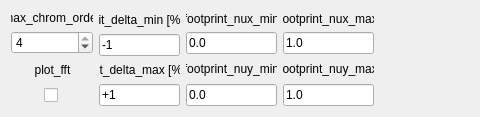
          <widget class="QWidget" name="tab_45">
           <attribute name="title">
            <string>Plot</string>
           </attribute>
           <layout class="QGridLayout" name="gridLayout_4">
            <item row="0" column="0">
             <layout class="QVBoxLayout" name="verticalLayout_163">
              <item>
               <widget class="QLabel" name="label_181">
                <property name="maximumSize">
                 <size>
                  <width>82</width>
                  <height>16777215</height>
                 </size>
                </property>
                <property name="text">
                 <string>max_chrom_order</string>
                </property>
                <property name="alignment">
                 <set>Qt::AlignCenter</set>
                </property>
               </widget>
              </item>
              <item>
               <widget class="QSpinBox" name="spinBox_max_chrom_order_nonlin_chrom_plot">
                <property name="maximumSize">
                 <size>
                  <width>82</width>
                  <height>16777215</height>
                 </size>
                </property>
                <property name="minimum">
                 <number>1</number>
                </property>
                <property name="maximum">
                 <number>4</number>
                </property>
                <property name="value">
                 <number>4</number>
                </property>
               </widget>
              </item>
             </layout>
            </item>
            <item row="0" column="1" rowspan="2">
             <layout class="QVBoxLayout" name="verticalLayout_171">
              <item>
               <layout class="QVBoxLayout" name="verticalLayout_169">
                <item>
                 <widget class="QLabel" name="label_180">
                  <property name="maximumSize">
                   <size>
                    <width>81</width>
                    <height>16777215</height>
                   </size>
                  </property>
                  <property name="text">
                   <string>fit_delta_min [%]</string>
                  </property>
                  <property name="alignment">
                   <set>Qt::AlignCenter</set>
                  </property>
                 </widget>
                </item>
                <item>
                 <widget class="QLineEdit" name="lineEdit_fit_delta_min_nonlin_chrom_plot">
                  <property name="maximumSize">
                   <size>
                    <width>81</width>
                    <height>16777215</height>
                   </size>
                  </property>
                  <property name="text">
                   <string>-1</string>
                  </property>
                 </widget>
                </item>
               </layout>
              </item>
              <item>
               <layout class="QVBoxLayout" name="verticalLayout_170">
                <item>
                 <widget class="QLabel" name="label_184">
                  <property name="maximumSize">
                   <size>
                    <width>81</width>
                    <height>16777215</height>
                   </size>
                  </property>
                  <property name="text">
                   <string>fit_delta_max [%]</string>
                  </property>
                  <property name="alignment">
                   <set>Qt::AlignCenter</set>
                  </property>
                 </widget>
                </item>
                <item>
                 <widget class="QLineEdit" name="lineEdit_fit_delta_max_nonlin_chrom_plot">
                  <property name="maximumSize">
                   <size>
                    <width>81</width>
                    <height>16777215</height>
                   </size>
                  </property>
                  <property name="text">
                   <string>+1</string>
                  </property>
                 </widget>
                </item>
               </layout>
              </item>
             </layout>
            </item>
            <item row="0" column="2">
             <layout class="QHBoxLayout" name="horizontalLayout_99">
              <item>
               <layout class="QVBoxLayout" name="verticalLayout_172">
                <item>
                 <widget class="QLabel" name="label_182">
                  <property name="maximumSize">
                   <size>
                    <width>91</width>
                    <height>16777215</height>
                   </size>
                  </property>
                  <property name="text">
                   <string>footprint_nux_min</string>
                  </property>
                  <property name="alignment">
                   <set>Qt::AlignCenter</set>
                  </property>
                 </widget>
                </item>
                <item>
                 <widget class="QLineEdit" name="lineEdit_footprint_nux_min_nonlin_chrom_plot">
                  <property name="maximumSize">
                   <size>
                    <width>91</width>
                    <height>16777215</height>
                   </size>
                  </property>
                  <property name="text">
                   <string>0.0</string>
                  </property>
                 </widget>
                </item>
               </layout>
              </item>
              <item>
               <layout class="QVBoxLayout" name="verticalLayout_173">
                <item>
                 <widget class="QLabel" name="label_183">
                  <property name="maximumSize">
                   <size>
                    <width>91</width>
                    <height>16777215</height>
                   </size>
                  </property>
                  <property name="text">
                   <string>footprint_nux_max</string>
                  </property>
                  <property name="alignment">
                   <set>Qt::AlignCenter</set>
                  </property>
                 </widget>
                </item>
                <item>
                 <widget class="QLineEdit" name="lineEdit_footprint_nux_max_nonlin_chrom_plot">
                  <property name="maximumSize">
                   <size>
                    <width>91</width>
                    <height>16777215</height>
                   </size>
                  </property>
                  <property name="text">
                   <string>1.0</string>
                  </property>
                 </widget>
                </item>
               </layout>
              </item>
             </layout>
            </item>
            <item row="0" column="3">
             <spacer name="horizontalSpacer_64">
              <property name="orientation">
               <enum>Qt::Horizontal</enum>
              </property>
              <property name="sizeHint" stdset="0">
               <size>
                <width>95</width>
                <height>20</height>
               </size>
              </property>
             </spacer>
            </item>
            <item row="1" column="0">
             <layout class="QVBoxLayout" name="verticalLayout_174">
              <item>
               <layout class="QHBoxLayout" name="horizontalLayout_97">
                <item>
                 <spacer name="horizontalSpacer_67">
                  <property name="orientation">
                   <enum>Qt::Horizontal</enum>
                  </property>
                  <property name="sizeHint" stdset="0">
                   <size>
                    <width>18</width>
                    <height>20</height>
                   </size>
                  </property>
                 </spacer>
                </item>
                <item>
                 <widget class="QLabel" name="label_185">
                  <property name="maximumSize">
                   <size>
                    <width>50</width>
                    <height>16777215</height>
                   </size>
                  </property>
                  <property name="text">
                   <string>plot_fft</string>
                  </property>
                  <property name="alignment">
                   <set>Qt::AlignCenter</set>
                  </property>
                 </widget>
                </item>
                <item>
                 <spacer name="horizontalSpacer_72">
                  <property name="orientation">
                   <enum>Qt::Horizontal</enum>
                  </property>
                  <property name="sizeHint" stdset="0">
                   <size>
                    <width>18</width>
                    <height>20</height>
                   </size>
                  </property>
                 </spacer>
                </item>
               </layout>
              </item>
              <item>
               <layout class="QHBoxLayout" name="horizontalLayout_98">
                <item>
                 <spacer name="horizontalSpacer_70">
                  <property name="orientation">
                   <enum>Qt::Horizontal</enum>
                  </property>
                  <property name="sizeType">
                   <enum>QSizePolicy::Preferred</enum>
                  </property>
                  <property name="sizeHint" stdset="0">
                   <size>
                    <width>13</width>
                    <height>20</height>
                   </size>
                  </property>
                 </spacer>
                </item>
                <item>
                 <widget class="QCheckBox" name="checkBox_plot_fft_nonlin_chrom_plot">
                  <property name="maximumSize">
                   <size>
                    <width>16</width>
                    <height>16777215</height>
                   </size>
                  </property>
                  <property name="text">
                   <string/>
                  </property>
                 </widget>
                </item>
                <item>
                 <spacer name="horizontalSpacer_71">
                  <property name="orientation">
                   <enum>Qt::Horizontal</enum>
                  </property>
                  <property name="sizeType">
                   <enum>QSizePolicy::Preferred</enum>
                  </property>
                  <property name="sizeHint" stdset="0">
                   <size>
                    <width>13</width>
                    <height>20</height>
                   </size>
                  </property>
                 </spacer>
                </item>
               </layout>
              </item>
             </layout>
            </item>
            <item row="1" column="2">
             <layout class="QHBoxLayout" name="horizontalLayout_102">
              <item>
               <layout class="QVBoxLayout" name="verticalLayout_176">
                <item>
                 <widget class="QLabel" name="label_186">
                  <property name="maximumSize">
                   <size>
                    <width>91</width>
                    <height>16777215</height>
                   </size>
                  </property>
                  <property name="text">
                   <string>footprint_nuy_min</string>
                  </property>
                  <property name="alignment">
                   <set>Qt::AlignCenter</set>
                  </property>
                 </widget>
                </item>
                <item>
                 <widget class="QLineEdit" name="lineEdit_footprint_nuy_min_nonlin_chrom_plot">
                  <property name="maximumSize">
                   <size>
                    <width>91</width>
                    <height>16777215</height>
                   </size>
                  </property>
                  <property name="text">
                   <string>0.0</string>
                  </property>
                 </widget>
                </item>
               </layout>
              </item>
              <item>
               <layout class="QVBoxLayout" name="verticalLayout_177">
                <item>
                 <widget class="QLabel" name="label_187">
                  <property name="maximumSize">
                   <size>
                    <width>91</width>
                    <height>16777215</height>
                   </size>
                  </property>
                  <property name="text">
                   <string>footprint_nuy_max</string>
                  </property>
                  <property name="alignment">
                   <set>Qt::AlignCenter</set>
                  </property>
                 </widget>
                </item>
                <item>
                 <widget class="QLineEdit" name="lineEdit_footprint_nuy_max_nonlin_chrom_plot">
                  <property name="maximumSize">
                   <size>
                    <width>91</width>
                    <height>16777215</height>
                   </size>
                  </property>
                  <property name="text">
                   <string>1.0</string>
                  </property>
                 </widget>
                </item>
               </layout>
              </item>
             </layout>
            </item>
            <item row="1" column="3">
             <spacer name="horizontalSpacer_65">
              <property name="orientation">
               <enum>Qt::Horizontal</enum>
              </property>
              <property name="sizeHint" stdset="0">
               <size>
                <width>95</width>
                <height>20</height>
               </size>
              </property>
             </spacer>
            </item>
           </layout>
          </widget>
